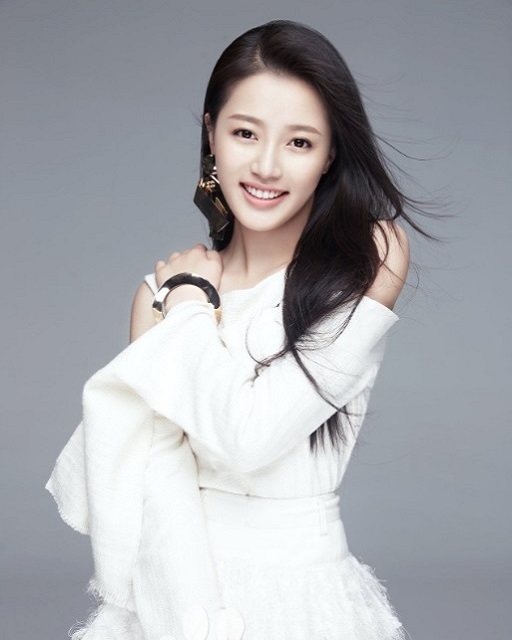
//> input picture data/images/master.jpg, 512 x 640 px
$ ./day040   (built with g++ and OpenCV 4)
//> lines starting //> are read from the running program, lines starting //| are printed output that depends on the picture; after the words box and inside, x2 and y2 are one past the last pixel; in counts of white or black regions, pixels touching at a corner belong together
#include <opencv2/opencv.hpp>
#include <iostream>

using namespace cv;
using namespace std;

int main(int artc, char** argv) {
	Mat src = imread("D:/images/master.jpg");
//> src is the input picture: 640 rows x 512 cols, CV_8UC3; mean B, G, R 173.5, 168.6, 167.3
	if (src.empty()) {
		printf("could not load image...\n");
		return -1;
	}
	namedWindow("input", CV_WINDOW_AUTOSIZE);
	imshow("input", src);

	int t = 127;
	Mat gray, binary;
	cvtColor(src, gray, COLOR_BGR2GRAY);
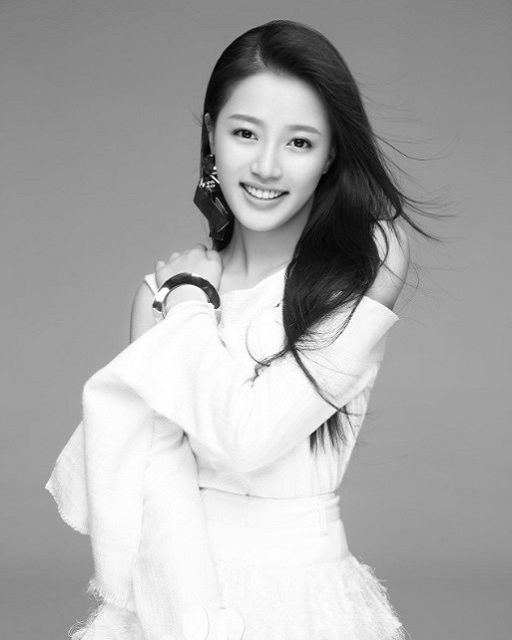
//> gray: 640 rows x 512 cols, CV_8UC1; min 1, max 255, mean 168.8
	Scalar m = mean(src);
//> m = Scalar(173.5, 168.6, 167.3)
	t = m[0];
//> t = 173
	binary = Mat::zeros(src.size(), CV_8UC1);

	// 直接读取图像像素
	int height = src.rows;
//> height = 640
	int width = src.cols;
//> width = 512
	for (int row = 0; row < height; row++) {
		for (int col = 0; col < width; col++) {
			int pv = gray.at<uchar>(row, col);
			if (pv > t) {
				binary.at<uchar>(row, col) = 255;
			}
			else {
				binary.at<uchar>(row, col) = 0;
			}
		}
	}
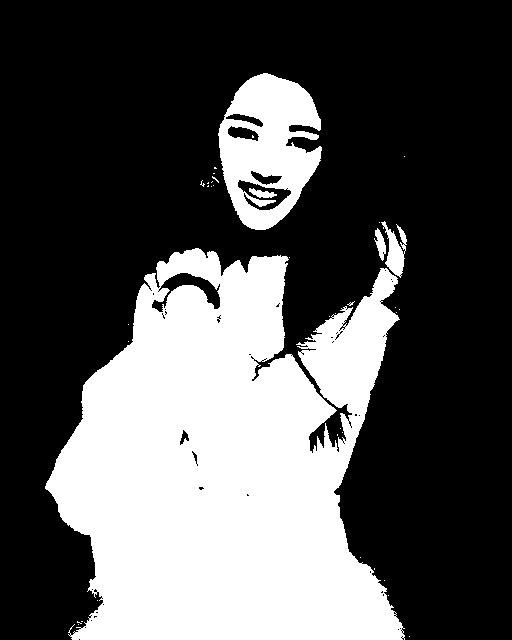
//> binary: 640 rows x 512 cols, CV_8UC1; 33.1% white; 38 white regions (33 under 20 px), largest, box (x1, y1, x2, y2) and area: (45, 248, 405, 640) 97413, (218, 73, 322, 230) 10035, (381, 221, 407, 278) 696, (374, 228, 386, 261) 206, (249, 188, 277, 198) 151
	imshow("binary", binary);

	waitKey(0);
	return 0;
}
